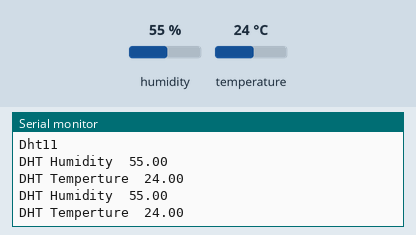
The sketch below on a simulated Arduino Uno, built with avr-gcc and run on an emulated ATmega328P. Parts: the last lines printed to the serial monitor. Inputs (shaded band) come from the test bench; at power-on: humidity 55 %, temperature 24 °C.

Above: at 2.7 s.
2.8 s: humidity set to 22 %
At 4.1 s:
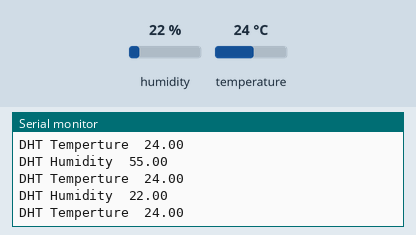
4.3 s: temperature set to 12 °C
At 5.2 s:
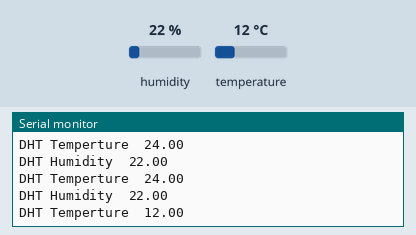
5.8 s: humidity set to 40 %
At 5.8 s:
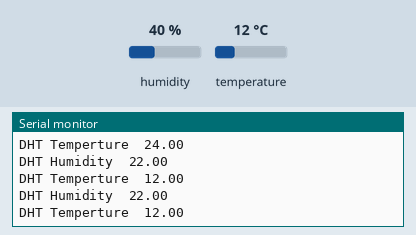
Timing chart, 0 to 8.8 s (numbered marks = the images above; inputs shaded):
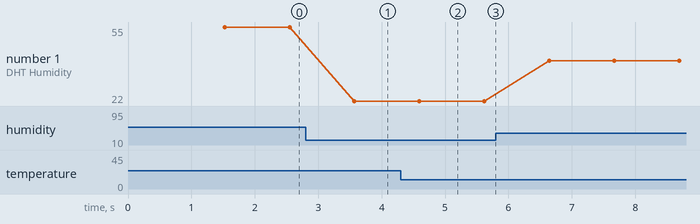

Measured:
- after the input at 2.8 s, the serial monitor: prints a new line after 0.77 s (image 1)
- after the input at 4.3 s, the serial monitor: prints a new line after 0.32 s (image 2)
- plotted number 1: 55 → 22 after the input at 2.8 s, 22 → 40 after the input at 5.8 s

The sketch:

DHT.ino
```cpp
#include "dht.h"
#define dht_pin A0
dht DHT;
void setup() {
 Serial.begin(9600);
 delay(500);
 Serial.println("Dht11");
 delay(1000);
}

void loop() {
DHT.read11(dht_pin);
Serial.print("DHT Humidity  ");
Serial.println(DHT.humidity);
Serial.print("DHT Temperture  ");
Serial.println(DHT.temperature);
delay(1000);
}
```
